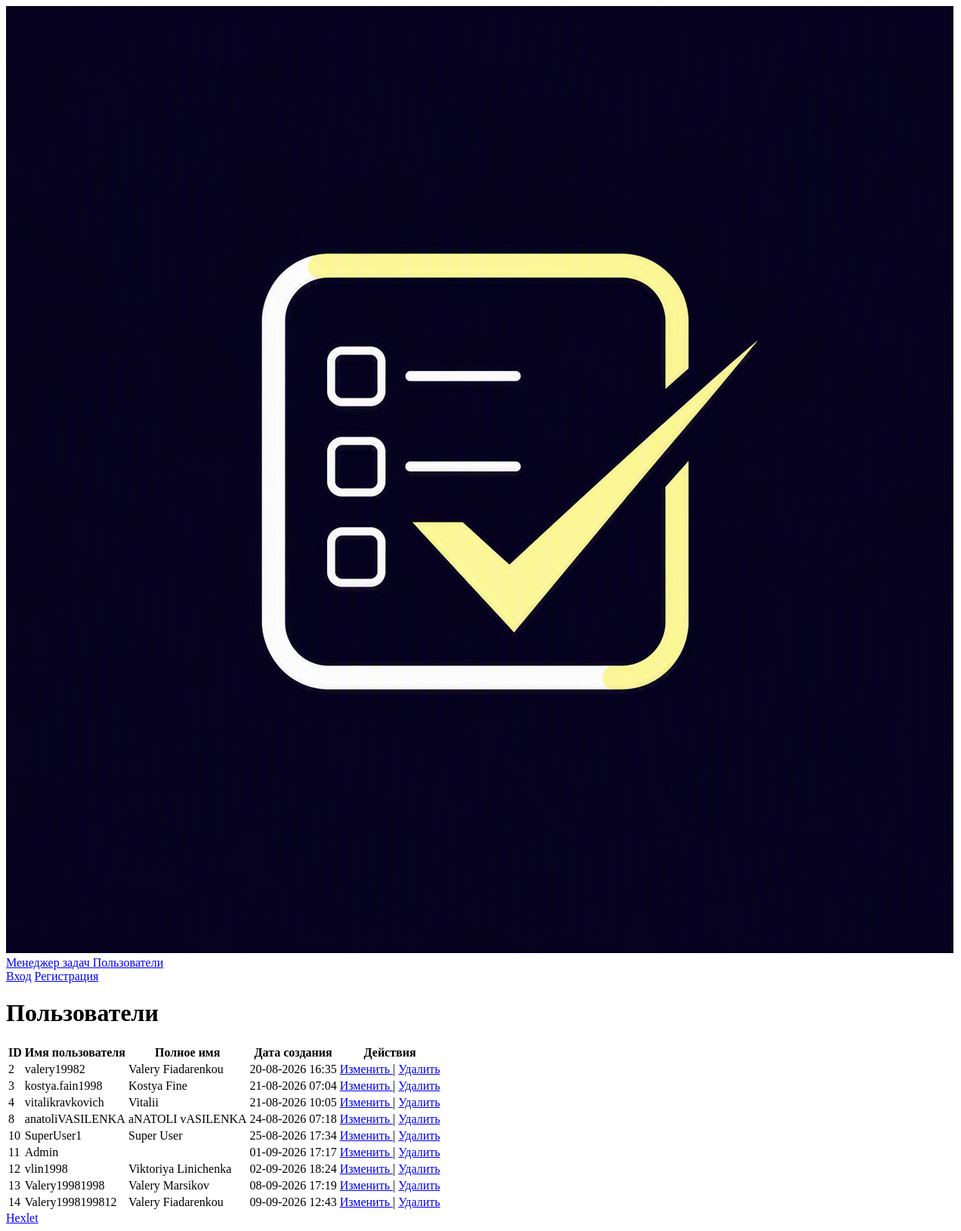
/users/, run on an earlier commit of the app's database.
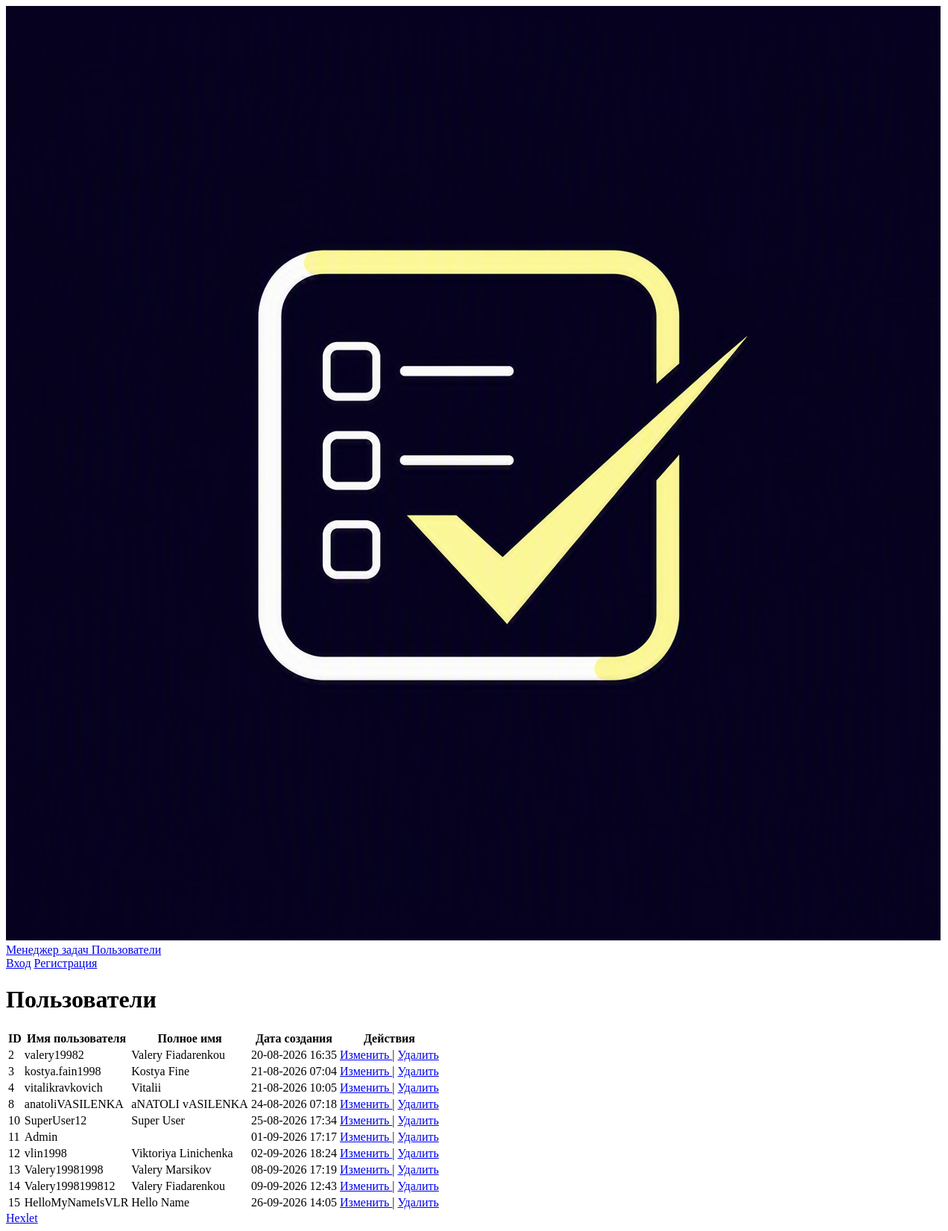
And on a later commit of the database.
### task_manager/user/models.py (models this page shows)
class User(AbstractUser):
    pass

### task_manager/user/views.py (the view)
# urls.py: path('', UsersView.as_view(), name='users'),
class UsersView(View):
    def get(self, request, *args, **kwargs):
        users = User.objects.all()
        return render(
            request,
            "user/users.html",
            context={
                "users": users
            }
        )

### templates/user/users.html (shortened to what this page needs)
{% extends "base.html" %}
{% load tailwind_cli %}
{% block content %}
    <h1 class="text-2xl font-bold mb-6">Пользователи</h1>
    <div class="overflow-x-auto border border-slate-200 rounded-lg shadow-sm">
        <table class="min-w-full divide-y divide-slate-200 bg-white text-sm">
            <thead class="bg-slate-50">
                <tr>
                    <th class="px-6 py-4 font-semibold text-slate-900 text-left">ID</th>
                    <th class="px-6 py-4 font-semibold text-slate-900 text-left">Имя пользователя</th>
                    <th class="px-6 py-4 font-semibold text-slate-900 text-left">Полное имя</th>
                    <th class="px-6 py-4 font-semibold text-slate-900 text-left">Дата создания</th>
                    <th class="px-6 py-4 font-semibold text-slate-900 text-left">Действия</th>
                </tr>
            </thead>
            <tbody class="divide-y divide-slate-200">
                {% for user in users %}
                <tr class="hover:bg-slate-50/75 transition-colors">
                    <td class="px-6 py-4 text-slate-500">{{ user.id }}</td>
                    <td class="px-6 py-4 font-medium text-slate-900">{{ user.username }}</td>
                    <td class="px-6 py-4 text-slate-700">{{ user.first_name }} {{ user.last_name }}</td>
                    <td class="px-6 py-4 text-slate-500">{{ user.date_joined|date:"d-m-Y H:i" }}</td>
                    <td class="px-6 py-4 whitespace-nowrap">
                        <a href="{% url 'user_update' user.id %}"
                           class="text-indigo-600 hover:text-indigo-900 hover:underline">
                            Изменить
                        </a>
                        <span class="text-slate-300 mx-1">|</span>
                        <a href="{% url 'user_delete' user.id %}"
                           class="text-red-600 hover:text-red-900 hover:underline">
                            Удалить
                        </a>
                    </td>
                </tr>
                {% endfor %}
            </tbody>
        </table>
    </div>
{% endblock %}

What changed in the data, as far as the page shows it:
changed User "Super": username "SuperUser1" → "SuperUser12"
added User: id "15", username "HelloMyNameIsVLR", first_name "Hello", last_name "Name", date_joined "26-09-2026 14:05"
